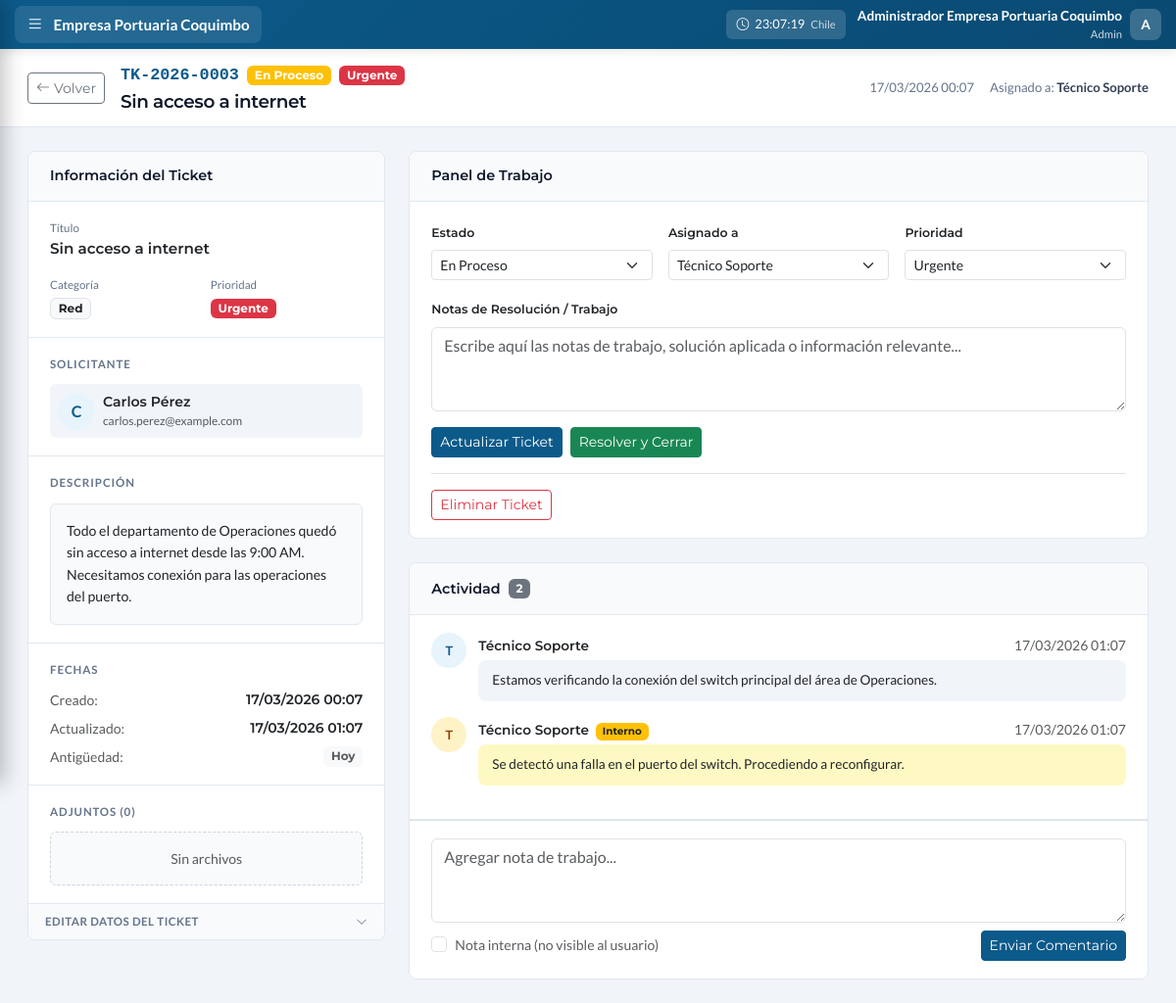
/detalle_ticket.php?id=3&from=tickets (signed in), run on the app's committed database.
### tables this page shows
CREATE TABLE IF NOT EXISTS users (
    id INT AUTO_INCREMENT PRIMARY KEY,
    name VARCHAR(100) NOT NULL,
    username VARCHAR(50) NOT NULL UNIQUE,
    email VARCHAR(150) NOT NULL UNIQUE,
    password VARCHAR(255) NOT NULL,
    role ENUM('admin', 'soporte', 'social', 'denuncia', 'user') NOT NULL DEFAULT 'user',
    is_active TINYINT(1) DEFAULT 1,
    last_login TIMESTAMP NULL,
    login_attempts INT DEFAULT 0,
    locked_until TIMESTAMP NULL,
    birthday DATE DEFAULT NULL,
    phone VARCHAR(20) DEFAULT NULL,
    department VARCHAR(100) DEFAULT NULL,
    position VARCHAR(100) DEFAULT NULL,
    avatar VARCHAR(255) DEFAULT NULL,
    bio TEXT DEFAULT NULL,
    created_at TIMESTAMP DEFAULT CURRENT_TIMESTAMP,
    updated_at TIMESTAMP DEFAULT CURRENT_TIMESTAMP ON UPDATE CURRENT_TIMESTAMP,
    INDEX idx_username (username),
    INDEX idx_email (email),
    INDEX idx_role (role)
);

CREATE TABLE IF NOT EXISTS tickets (
    id INT AUTO_INCREMENT PRIMARY KEY,
    ticket_number VARCHAR(20) NOT NULL UNIQUE,
    user_id INT DEFAULT NULL,
    user_name VARCHAR(100) DEFAULT NULL,
    user_email VARCHAR(150) DEFAULT NULL,
    user_department VARCHAR(100) DEFAULT NULL,
    user_phone VARCHAR(20) DEFAULT NULL,
    category ENUM('hardware', 'software', 'red', 'acceso', 'otro') NOT NULL DEFAULT 'otro',
    priority ENUM('baja', 'media', 'alta', 'urgente') NOT NULL DEFAULT 'media',
    title VARCHAR(200) NOT NULL,
    description TEXT NOT NULL,
    status ENUM('abierto', 'asignado', 'en_proceso', 'pendiente', 'en_pausa', 'resuelto', 'cerrado') DEFAULT 'abierto',
    assigned_to INT DEFAULT NULL,
    assigned_by INT DEFAULT NULL,
    resolution TEXT DEFAULT NULL,
    resolution_type ENUM('solucionado', 'sin_solucion', 'duplicado', 'cancelado') DEFAULT NULL,
    created_at TIMESTAMP DEFAULT CURRENT_TIMESTAMP,
    first_response_at TIMESTAMP NULL,
    assigned_at TIMESTAMP NULL,
    work_started_at TIMESTAMP NULL,
    resolved_at TIMESTAMP NULL,
    closed_at TIMESTAMP NULL,
    updated_at TIMESTAMP DEFAULT CURRENT_TIMESTAMP ON UPDATE CURRENT_TIMESTAMP,
    sla_response_target INT DEFAULT NULL,
    sla_resolution_target INT DEFAULT NULL,
    sla_response_met TINYINT(1) DEFAULT NULL,
    sla_resolution_met TINYINT(1) DEFAULT NULL,
    sla_paused_at TIMESTAMP NULL,
    sla_paused_minutes INT DEFAULT 0,
    FOREIGN KEY (user_id) REFERENCES users(id) ON DELETE SET NULL,
    FOREIGN KEY (assigned_to) REFERENCES users(id) ON DELETE SET NULL,
    FOREIGN KEY (assigned_by) REFERENCES users(id) ON DELETE SET NULL,
    INDEX idx_ticket_number (ticket_number),
    INDEX idx_status (status),
    INDEX idx_priority (priority),
    INDEX idx_assigned (assigned_to),
    INDEX idx_created (created_at)
);

CREATE TABLE IF NOT EXISTS ticket_comments (
    id INT AUTO_INCREMENT PRIMARY KEY,
    ticket_id INT NOT NULL,
    user_id INT DEFAULT NULL,
    user_name VARCHAR(100) DEFAULT NULL,
    comment TEXT NOT NULL,
    is_internal TINYINT(1) DEFAULT 0,
    is_first_response TINYINT(1) DEFAULT 0,
    created_at TIMESTAMP DEFAULT CURRENT_TIMESTAMP,
    FOREIGN KEY (ticket_id) REFERENCES tickets(id) ON DELETE CASCADE,
    FOREIGN KEY (user_id) REFERENCES users(id) ON DELETE SET NULL,
    INDEX idx_ticket (ticket_id)
);

### public/detalle_ticket.php (the view, shortened to what the rows shown need)
<?php
require_once '../includes/bootstrap.php';
$user = getCurrentUser();
$ticketId = (int)($_GET['id'] ?? 0);
$statusColors = ['abierto' => 'primary', 'asignado' => 'info', 'en_proceso' => 'warning', 'pendiente' => 'secondary', 'en_pausa' => 'info', 'resuelto' => 'success', 'cerrado' => 'dark'];
$statusLabels = ['abierto' => 'Abierto', 'asignado' => 'Asignado', 'en_proceso' => 'En Proceso', 'pendiente' => 'Pendiente', 'en_pausa' => 'En Pausa', 'resuelto' => 'Resuelto', 'cerrado' => 'Cerrado'];
$priorityColors = ['urgente' => 'danger', 'alta' => 'warning', 'media' => 'info', 'baja' => 'secondary'];
$categoryLabels = ['hardware' => 'Hardware', 'software' => 'Software', 'red' => 'Red', 'acceso' => 'Acceso', 'otro' => 'Otro'];
$technicians = $pdo->query("SELECT id, name, email, role FROM users WHERE role IN ('admin', 'soporte')")->fetchAll();
$stmt = $pdo->prepare("
    SELECT t.*,
           COALESCE(u.name, t.user_name) as user_name,
           a.name as assigned_name
    FROM tickets t
    LEFT JOIN users u ON t.user_id = u.id
    LEFT JOIN users a ON t.assigned_to = a.id
    WHERE t.id = ?
");
$stmt->execute([$ticketId]);
$t = $stmt->fetch();
$ticketComments = $pdo->prepare('SELECT * FROM ticket_comments WHERE ticket_id = ? ORDER BY created_at ASC');
$ticketComments->execute([$ticketId]);
$comments = $ticketComments->fetchAll();
$updatedAt = $t['updated_at'] ?? $t['created_at'];
?>
<!DOCTYPE html>
<html lang="es">
<head>
    <link href="https://cdn.jsdelivr.net/npm/bootstrap@5.3.2/dist/css/bootstrap.min.css" rel="stylesheet">
    <link href="https://cdn.jsdelivr.net/npm/bootstrap-icons@1.11.1/font/bootstrap-icons.css" rel="stylesheet">
    <link href="css/detalle-ticket.css" rel="stylesheet">
</head>
<body class="has-sidebar">
    <?php include '../includes/barra_lateral_soporte.php'; ?>
    <main class="main-content">
    <div class="ticket-subheader">
        <div class="d-flex align-items-center gap-3 flex-wrap">
            <div>
                <div class="d-flex align-items-center gap-2 mb-1">
                    <span class="ticket-id-badge"><?= htmlspecialchars($t['ticket_number']) ?></span>
                    <span class="badge bg-<?= $statusColors[$t['status']] ?> py-1 px-2"><?= $statusLabels[$t['status']] ?></span>
                    <span class="badge bg-<?= $priorityColors[$t['priority']] ?> py-1 px-2"><?= ucfirst($t['priority']) ?></span>
                </div>
                <h1 class="ticket-title-main"><?= htmlspecialchars($t['title']) ?></h1>
            </div>
        </div>
        <div class="d-flex align-items-center gap-3 header-meta">
            <span><?= date('d/m/Y H:i', strtotime($t['created_at'])) ?></span>
            <?php if ($t['assigned_name']): ?>
            <span>Asignado a: <strong><?= htmlspecialchars($t['assigned_name']) ?></strong></span>
            <?php endif; ?>
        </div>
    </div>
    <div class="page-content">
        <div class="row g-4">
            <div class="col-lg-4">
                <div class="detail-card">
                    <div class="card-section-header">
                        <h2 class="card-section-title">Información del Ticket</h2>
                    </div>
                    <div class="card-section">
                        <div class="mb-3">
                            <div class="info-label">Título</div>
                            <p class="mb-0 fw-semibold" style="font-size: 0.95rem;"><?= htmlspecialchars($t['title']) ?></p>
                        </div>
                        <div class="row g-2">
                            <div class="col-6">
                                <div class="info-label">Categoría</div>
                                <span class="badge bg-light text-dark border"><?= $categoryLabels[$t['category']] ?? $t['category'] ?></span>
                            </div>
                            <div class="col-6">
                                <div class="info-label">Prioridad</div>
                                <span class="badge bg-<?= $priorityColors[$t['priority']] ?>"><?= ucfirst($t['priority']) ?></span>
                            </div>
                        </div>
                    </div>
                    <div class="card-section">
                        <div class="d-flex align-items-center gap-2 p-2 rounded" style="background: var(--gray-100);">
                            <div>
                                <div class="fw-semibold" style="font-size: 0.88rem;"><?= htmlspecialchars($t['user_name'] ?? 'Sin nombre') ?></div>
                                <div class="text-muted" style="font-size: 0.75rem;"><?= htmlspecialchars($t['user_email'] ?? '-') ?></div>
                            </div>
                        </div>
                    </div>
                    <div class="card-section">
                        <div class="p-3 rounded" style="background: var(--gray-50); border: 1px solid var(--gray-200); max-height: 200px; overflow-y: auto;">
                            <p class="mb-0" style="font-size: 0.88rem; line-height: 1.6; white-space: pre-line;"><?= htmlspecialchars($t['description']) ?></p>
                        </div>
                    </div>
                    <div class="card-section">
                        <div class="d-flex flex-column gap-2">
                            <div class="d-flex justify-content-between">
                                <small class="text-muted">Creado:</small>
                                <small class="fw-semibold"><?= date('d/m/Y H:i', strtotime($t['created_at'])) ?></small>
                            </div>
                            <div class="d-flex justify-content-between">
                                <small class="text-muted">Actualizado:</small>
                                <small class="fw-semibold"><?= date('d/m/Y H:i', strtotime($updatedAt)) ?></small>
                            </div>
                        </div>
                    </div>
                </div>
            </div>
            <div class="col-lg-8">
                <div class="detail-card mb-4">
                    <div class="card-section-header">
                        <h2 class="card-section-title">Panel de Trabajo</h2>
                    </div>
                    <div class="card-section">
                        <form method="POST">
                            <div class="row g-3 mb-3">
                                <div class="col-md-4">
                                    <label class="form-label fw-semibold" style="font-size: 0.78rem;">Estado</label>
                                    <select name="new_status" class="form-select form-select-sm">
                                        <option value="en_proceso" <?= $t['status'] === 'en_proceso' ? 'selected' : '' ?>>En Proceso</option>
                                    </select>
                                </div>
                                <div class="col-md-4">
                                    <label class="form-label fw-semibold" style="font-size: 0.78rem;">Asignado a</label>
                                    <select name="assign_to" class="form-select form-select-sm">
                                        <?php foreach ($technicians as $tech): ?>
                                        <option value="<?= $tech['id'] ?>" <?= $t['assigned_to'] == $tech['id'] ? 'selected' : '' ?>><?= htmlspecialchars($tech['name']) ?></option>
                                        <?php endforeach; ?>
                                    </select>
                                </div>
                                <div class="col-md-4">
                                    <label class="form-label fw-semibold" style="font-size: 0.78rem;">Prioridad</label>
                                    <select name="priority" class="form-select form-select-sm">
                                        <option value="urgente" <?= $t['priority'] === 'urgente' ? 'selected' : '' ?>>Urgente</option>
                                    </select>
                                </div>
                            </div>
                        </form>
                    </div>
                </div>
                <div class="detail-card" id="actividad">
                    <div class="card-section-header">
                        <div class="d-flex align-items-center gap-2">
                            <h2 class="card-section-title mb-0">Actividad</h2>
                        </div>
                    </div>
                    <div class="card-section" style="max-height: 400px; overflow-y: auto;">
                        <?php if (empty($comments)): ?>
                        <div class="text-center py-5">
                            <p class="text-muted mb-0">Sin actividad registrada</p>
                        </div>
                        <?php else: ?>
                        <?php foreach ($comments as $c): ?>
                        <div class="comment-item">
                            <div class="comment-avatar" style="background: <?= $c['is_internal'] ? '#fef3c7' : 'var(--primary-soft)' ?>; color: <?= $c['is_internal'] ? '#92400e' : 'var(--primary-dark)' ?>;">
                                <?= strtoupper(substr($c['user_name'] ?? 'S', 0, 1)) ?>
                            </div>
                            <div class="flex-grow-1">
                                <div class="d-flex justify-content-between align-items-center mb-1">
                                    <div>
                                        <span class="fw-semibold" style="font-size: 0.85rem;"><?= htmlspecialchars($c['user_name'] ?? 'Sistema') ?></span>
                                        <?php if ($c['is_internal']): ?>
                                        <span class="badge bg-warning text-dark ms-1" style="font-size: 0.65rem;">Interno</span>
                                        <?php endif; ?>
                                    </div>
                                    <small class="text-muted"><?= date('d/m/Y H:i', strtotime($c['created_at'])) ?></small>
                                </div>
                                <div class="comment-bubble" style="background: <?= $c['is_internal'] ? '#fef9c3' : 'var(--gray-100)' ?>;">
                                    <?php
                                    $commentText = htmlspecialchars($c['comment']);
                                    echo nl2br($commentText);
                                    ?>
                                </div>
                            </div>
                        </div>
                        <?php endforeach; ?>
                        <?php endif; ?>
                    </div>
                </div>
            </div>
        </div>
    </div>
    </main>
</body>
</html>

### includes/barra_lateral_soporte.php (shortened to what the rows shown need)
<link href="css/sidebar-soporte.css" rel="stylesheet">
<div class="epco-topbar">
    <div class="topbar-right">
        <div class="topbar-user">
            <div class="topbar-user-info d-none d-md-block">
                <div class="topbar-user-name"><?= htmlspecialchars($user['name']) ?></div>
                <div class="topbar-user-role"><?= ucfirst($user['role']) ?></div>
            </div>
            <div class="dropdown">
                <div class="topbar-avatar" role="button" data-bs-toggle="dropdown">
                    <?= strtoupper(substr($user['name'], 0, 1)) ?>
                </div>
            </div>
        </div>
    </div>
</div>

### data on the page
users: name "Administrador Empresa Portuaria Coquimbo", role "Admin", name "A"
tickets: ticket_number "TK-2026-0003", status "En Proceso", priority "Urgente", title "Sin acceso a internet", created_at "17/03/2026 00:07", assigned_to.name "Técnico Soporte", category "Red", user_email "carlos.perez@example.com", description "Todo el departamento de Operaciones quedó sin acceso a internet desde las 9:00 AM. Necesitamos conexión para las operaciones del puerto.", updated_at "17/03/2026 01:07", new_status "En Proceso", assign_to "Técnico Soporte"
ticket_comments: user_name "T", user_name "Técnico Soporte", created_at "17/03/2026 01:07", comment "Estamos verificando la conexión del switch principal del área de Operaciones."
ticket_comments: user_name "T", user_name "Técnico Soporte", is_internal "Interno", created_at "17/03/2026 01:07", comment "Se detectó una falla en el puerto del switch. Procediendo a reconfigurar."

### other printed values
substr($t['user_name'] ?? 'U', 0, 1) "C"
$t['user_name'] "Carlos Pérez"
$totalEvidence "0"
count($comments) "2"
